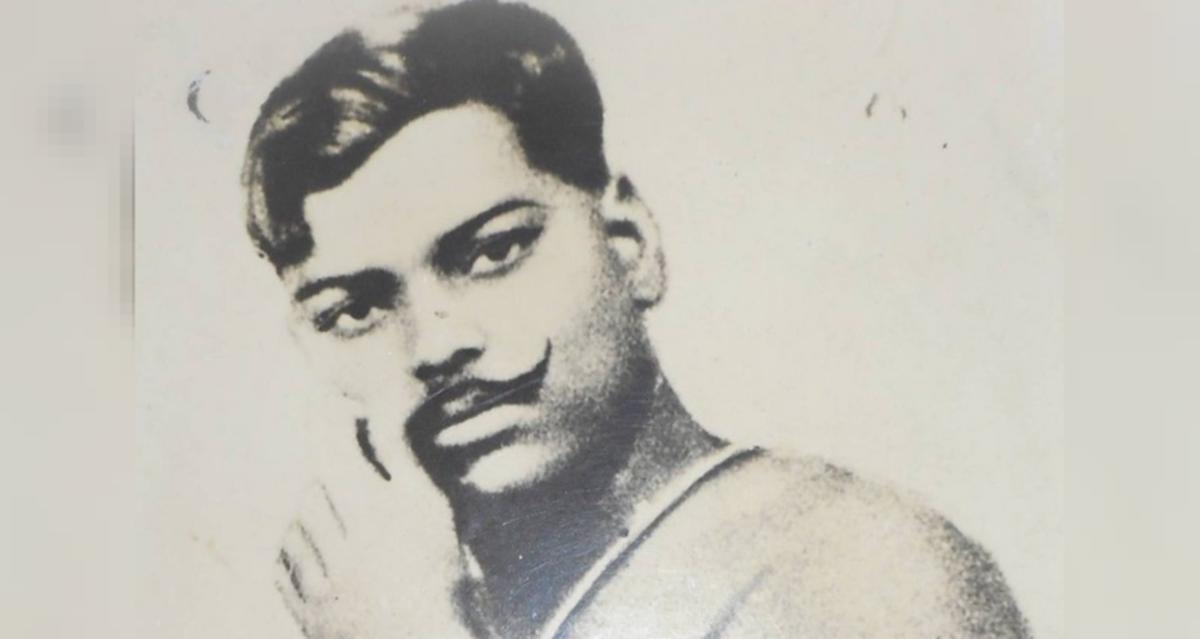
#> input picture azad.jpeg, 1200 x 639 px
$ python histogram.py
#> lines starting #> are read from the running program, lines starting #| are printed output that depends on the picture
from cv2 import cv2
import numpy as np
import matplotlib.pyplot as plt

image = cv2.imread("azad.jpeg")
#> image is the input picture: shape (639, 1200, 3); mean B, G, R 184.4, 192.7, 195.3
image= cv2.resize(image, (1080,900))
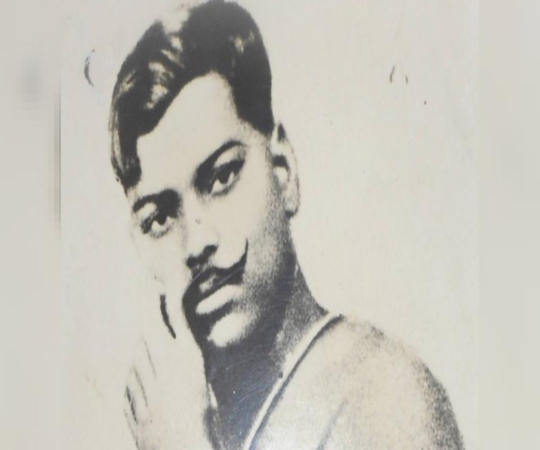
#> image: shape (900, 1080, 3) (shown at 1/2 size); mean B, G, R 184.3, 192.6, 195.3
# cv2.waitkey(0)
s = image.shape
#> s = (900, 1080, 3)
cv2.imshow('original',image)

# print(s)
imageGray = cv2.cvtColor(image, cv2.COLOR_BGR2GRAY)
imageGray = cv2.convertScaleAbs(imageGray, alpha=1.10, beta=-20)
cv2.imshow('Binary', imageGray)
def Hist(image):
    H = np.zeros(shape=(256,1))
    s = image.shape
#> s = (900, 1080)
    for i in range(s[0]):
      for j in range(s[1]):
          k=imageGray[i,j]
          H[k,0]=H[k,0]+1
#> after the loop, H = 256 values, max 92017 at index 213, min 0 at index 0, mean 3796.9
    return H
histg = Hist(imageGray)
#> histg has the same summary as H in Hist
plt.plot(histg)
x = histg.reshape(1,256)
y = np.array([])
y = np.append(y,x[0,0])
#> y = [0]
for i in range(255):
    k= x[0,i+1] + y[i]
    y = np.append(y,k)
#> this loop made 255 passes
#> after the loop, y = 256 values from 0 to 972000
y = np.round((y/(s[0]*s[1]))*(256-1))
#> y = 256 values from 0 to 255
for i in range(s[0]):
    for j in range(s[1]):
        k = imageGray[i,j]
        imageGray[i,j]= y[k]
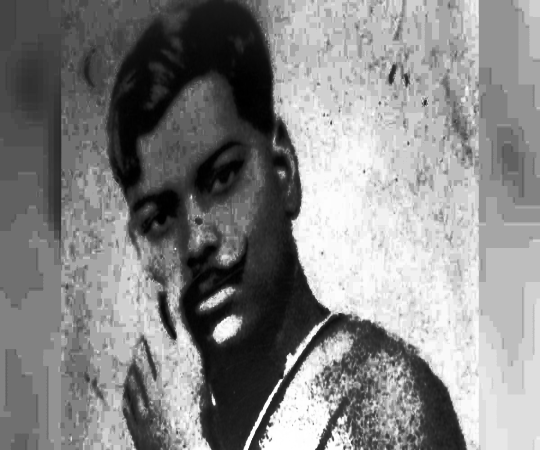
#> imageGray: shape (900, 1080) (shown at 1/2 size); min 0, max 255, mean 133
equal = Hist(imageGray)
#> equal = 256 values, max 92017 at index 190, min 0 at index 55, mean 3796.9
cv2.imshow("myequalize",imageGray)
plt.plot(equal)
plt.show()
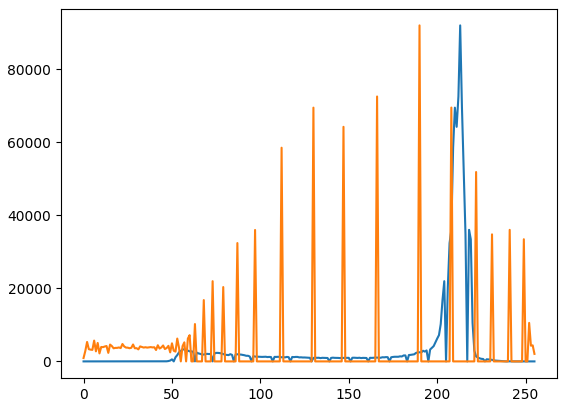
#> figure drawn by matplotlib, 1 panel; curve peaks at x = 213, y = 92017; curve peaks at x = 190, y = 92017
#> (the run stopped early here; a loop or call above may not have finished)
